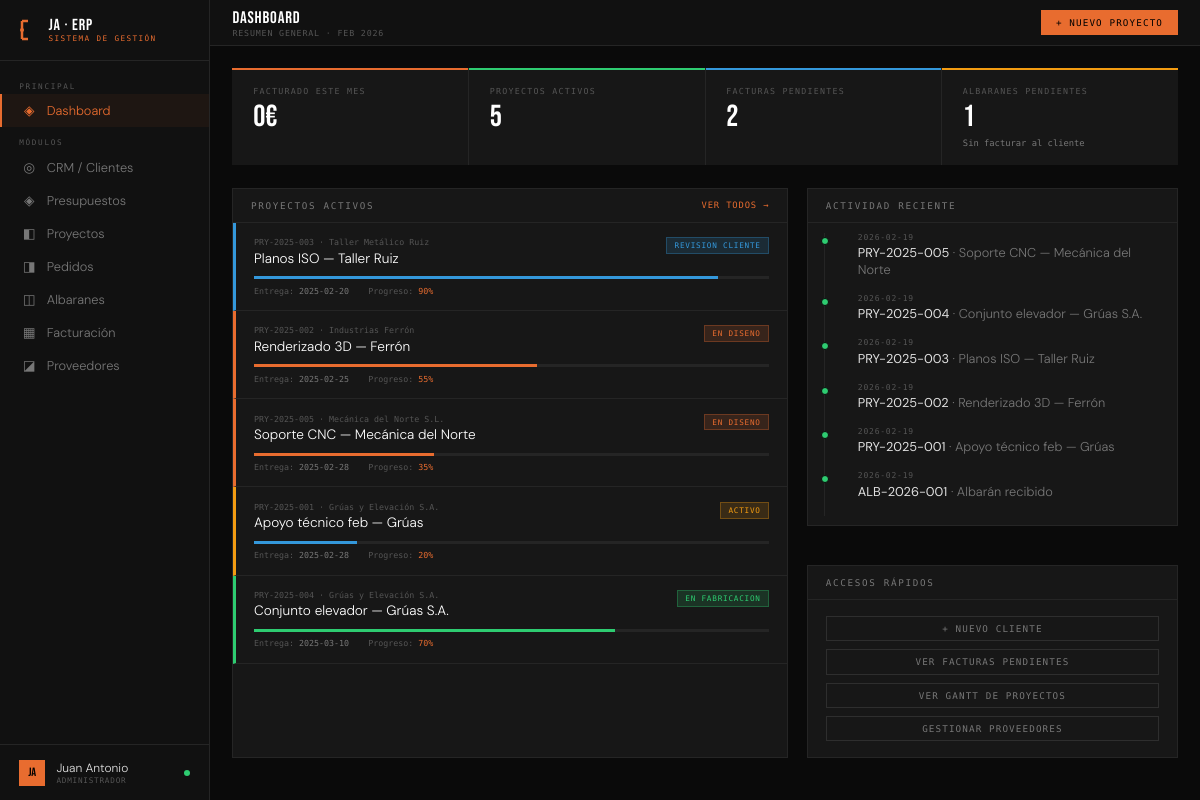
/dashboard, run on the app's committed database.
### tables this page shows
CREATE TABLE proyectos (
        id INTEGER PRIMARY KEY AUTOINCREMENT,
        cliente_id INTEGER, presupuesto_id INTEGER,
        referencia TEXT UNIQUE, nombre TEXT NOT NULL,
        servicio TEXT, estado TEXT DEFAULT 'en_diseno',
        progreso INTEGER DEFAULT 0,
        fecha_inicio TEXT, fecha_entrega TEXT,
        importe REAL DEFAULT 0,
        horas_estimadas REAL DEFAULT 0,
        notas TEXT,
        fecha_creacion TEXT DEFAULT CURRENT_DATE,
        FOREIGN KEY (cliente_id) REFERENCES clientes(id),
        FOREIGN KEY (presupuesto_id) REFERENCES presupuestos(id));

CREATE TABLE clientes (
        id INTEGER PRIMARY KEY AUTOINCREMENT,
        nombre TEXT NOT NULL, empresa TEXT, email TEXT, telefono TEXT,
        sector TEXT, estado TEXT DEFAULT 'lead', notas TEXT,
        fecha_alta TEXT DEFAULT CURRENT_DATE);

### app.py (the view)
@app.route('/dashboard')
def dashboard():
    conn = get_db()
    stats = {
        'clientes_activos': conn.execute("SELECT COUNT(*) FROM clientes WHERE estado='activo'").fetchone()[0],
        'proyectos_activos': conn.execute("SELECT COUNT(*) FROM proyectos WHERE estado NOT IN ('entregado','cancelado')").fetchone()[0],
        'albaranes_pendientes': conn.execute("SELECT COUNT(*) FROM albaranes WHERE estado='no_facturado'").fetchone()[0],
        'facturas_pendientes': conn.execute("SELECT COUNT(*) FROM facturas WHERE estado='pendiente'").fetchone()[0],
        'facturado_mes': conn.execute("SELECT COALESCE(SUM(base),0) FROM facturas WHERE strftime('%Y-%m',fecha_emision)=strftime('%Y-%m','now')").fetchone()[0],
    }
    proyectos = conn.execute('''SELECT p.*, c.nombre as cliente_nombre, c.empresa as cliente_empresa
        FROM proyectos p JOIN clientes c ON c.id=p.cliente_id
        WHERE p.estado NOT IN ('entregado','cancelado') ORDER BY p.fecha_entrega LIMIT 5''').fetchall()
    actividad = conn.execute('''
        SELECT 'factura' as tipo, numero as ref, fecha_emision as fecha, concepto as texto FROM facturas
        UNION ALL
        SELECT 'proyecto', referencia, fecha_creacion, nombre FROM proyectos
        UNION ALL
        SELECT 'albaran', numero, fecha_recepcion, 'Albarán recibido' FROM albaranes
        ORDER BY fecha DESC LIMIT 6''').fetchall()
    conn.close()
    return render_template('dashboard.html', stats=stats, proyectos=proyectos, actividad=actividad)

### app.py (called while the page is built)
def get_db():
    conn = sqlite3.connect(DB)
    conn.row_factory = sqlite3.Row
    return conn

@app.context_processor
def inject_globals():
    return {
        'today': date.today().isoformat(),
        'now': datetime.now().strftime('%b %Y'),
        'request': request,
    }

### templates/dashboard.html (shortened to what this page needs)
{% extends "base.html" %}
{% block topbar %}
<div><div class="topbar-title">DASHBOARD</div><div class="topbar-sub">Resumen general · {{ now }}</div></div>
<div class="topbar-right"><a href="/proyecto/nuevo" class="btn btn-primary">+ Nuevo proyecto</a></div>
{% endblock %}
{% block content %}
<div class="kpi-row">
  <div class="kpi orange"><div class="kpi-label">Facturado este mes</div><div class="kpi-value">{{ "%.0f"|format(stats.facturado_mes) }}€</div></div>
  <div class="kpi green"><div class="kpi-label">Proyectos activos</div><div class="kpi-value">{{ stats.proyectos_activos }}</div></div>
  <div class="kpi blue"><div class="kpi-label">Facturas pendientes</div><div class="kpi-value">{{ stats.facturas_pendientes }}</div></div>
  <div class="kpi yellow"><div class="kpi-label">Albaranes pendientes</div><div class="kpi-value">{{ stats.albaranes_pendientes }}</div><div class="kpi-sub">Sin facturar al cliente</div></div>
</div>
<div class="grid-60-40">
  <div class="panel">
    <div class="panel-header"><span class="panel-title">Proyectos activos</span><a href="/proyectos" class="panel-action">Ver todos →</a></div>
    <div style="padding:0">
      {% for p in proyectos %}
      <a href="/proyecto/{{ p.id }}" style="text-decoration:none;display:block">
        <div style="padding:.9rem 1.1rem;border-bottom:1px solid var(--border);border-left:3px solid {% if p.estado=='en_diseno' %}var(--accent){% elif p.estado=='en_fabricacion' %}var(--green){% elif p.estado=='revision_cliente' %}var(--blue){% else %}var(--yellow){% endif %};transition:background .15s" onmouseover="this.style.background='rgba(255,255,255,.02)'" onmouseout="this.style.background=''">
          <div style="display:flex;justify-content:space-between;align-items:flex-start">
            <div>
              <div style="font-family:var(--mono);font-size:.52rem;color:var(--muted)">{{ p.referencia }} · {{ p.cliente_empresa or p.cliente_nombre }}</div>
              <div style="font-size:.85rem;color:#fff;margin-top:.15rem">{{ p.nombre }}</div>
            </div>
            <span class="badge {% if p.estado=='en_diseno' %}badge-orange{% elif p.estado=='en_fabricacion' %}badge-green{% elif p.estado=='revision_cliente' %}badge-blue{% else %}badge-yellow{% endif %}">
              {{ p.estado|replace('_',' ') }}
            </span>
          </div>
          <div style="background:var(--border);height:3px;margin-top:.6rem"><div style="height:3px;background:{% if p.estado=='en_diseno' %}var(--accent){% elif p.estado=='en_fabricacion' %}var(--green){% else %}var(--blue){% endif %};width:{{ p.progreso }}%"></div></div>
          <div style="display:flex;gap:1.2rem;margin-top:.4rem">
            <span style="font-family:var(--mono);font-size:.52rem;color:var(--muted)">Entrega: <span style="color:var(--muted2)">{{ p.fecha_entrega }}</span></span>
            <span style="font-family:var(--mono);font-size:.52rem;color:var(--muted)">Progreso: <span style="color:var(--accent)">{{ p.progreso }}%</span></span>
          </div>
        </div>
      </a>
      {% endfor %}
    </div>
  </div>
  <div style="display:flex;flex-direction:column;gap:1.2rem">
    <div class="panel">
      <div class="panel-header"><span class="panel-title">Actividad reciente</span></div>
      <div class="panel-body" style="padding:.6rem 1rem">
        <div class="timeline">
          {% for a in actividad %}
          <div class="tl-item">
            <div class="tl-dot {% if a.tipo=='factura' %}orange{% else %}green{% endif %}"></div>
            <div class="tl-date">{{ a.fecha }}</div>
            <div class="tl-text"><strong>{{ a.ref }}</strong> · {{ a.texto[:50] }}{% if a.texto|length > 50 %}...{% endif %}</div>
          </div>
          {% endfor %}
        </div>
      </div>
    </div>
    <div class="panel">
      <div class="panel-header"><span class="panel-title">Accesos rápidos</span></div>
      <div class="panel-body" style="display:flex;flex-direction:column;gap:.5rem">
        <a href="/cliente/nuevo" class="btn" style="text-align:center">+ Nuevo cliente</a>
        <a href="/facturacion" class="btn" style="text-align:center">Ver facturas pendientes</a>
        <a href="/proyectos" class="btn" style="text-align:center">Ver Gantt de proyectos</a>
        <a href="/proveedores" class="btn" style="text-align:center">Gestionar proveedores</a>
      </div>
    </div>
  </div>
</div>
{% endblock %}

### templates/base.html (style rules this page uses)
:root { --bg:#0a0a0a;--surface:#111;--panel:#171717;--card:#1e1e1e; --border:#252525;--border2:#2e2e2e; --accent:#e86c2f;--accent2:#f0a500; --green:#2ecc71;--red:#e74c3c;--blue:#3498db;--yellow:#f39c12; --text:#e0e0e0;--muted:#555;--muted2:#777; --mono:'Share Tech Mono',monospace;--display:'Bebas Neue',sans-serif;--body:'DM Sans',sans-serif; }
*,*::before,*::after { box-sizing:border-box;margin:0;padding:0; }
html,body { height:100%;overflow:hidden; }
body { background:var(--bg);color:var(--text);font-family:var(--body);font-weight:300;display:flex; }
.topbar-title { font-family:var(--display);font-size:1.05rem;letter-spacing:.05em;color:#fff; }
.topbar-sub { font-family:var(--mono);font-size:.52rem;color:var(--muted);letter-spacing:.1em;text-transform:uppercase; }
.topbar-right { margin-left:auto;display:flex;align-items:center;gap:.6rem; }
.btn { font-family:var(--mono);font-size:.58rem;letter-spacing:.12em;text-transform:uppercase;padding:.38rem .85rem;border:1px solid var(--border2);background:transparent;color:var(--muted2);cursor:pointer;transition:all .15s;text-decoration:none;display:inline-block; }
.btn-primary { background:var(--accent);border-color:var(--accent);color:#000; }
.kpi-row { display:grid;grid-template-columns:repeat(4,1fr);gap:1px;background:var(--border);margin-bottom:1.4rem; }
.kpi { background:var(--panel);padding:1.1rem 1.3rem;position:relative;overflow:hidden; }
.kpi::before { content:'';position:absolute;top:0;left:0;right:0;height:2px; }
.kpi.orange::before { background:var(--accent); }
.kpi.green::before { background:var(--green); }
.kpi.blue::before { background:var(--blue); }
.kpi.yellow::before { background:var(--yellow); }
.kpi-label { font-family:var(--mono);font-size:.52rem;letter-spacing:.15em;color:var(--muted);text-transform:uppercase;margin-bottom:.4rem; }
.kpi-value { font-family:var(--display);font-size:1.9rem;color:#fff;line-height:1; }
.kpi-sub { font-family:var(--mono);font-size:.55rem;color:var(--muted2);margin-top:.3rem; }
.panel { background:var(--panel);border:1px solid var(--border);margin-bottom:1.2rem; }
.panel-header { padding:.7rem 1.1rem;border-bottom:1px solid var(--border);display:flex;align-items:center;justify-content:space-between;gap:1rem; }
.panel-title { font-family:var(--mono);font-size:.58rem;letter-spacing:.18em;text-transform:uppercase;color:var(--muted2); }
.panel-action { font-family:var(--mono);font-size:.55rem;letter-spacing:.1em;color:var(--accent);cursor:pointer;text-transform:uppercase;background:none;border:none;text-decoration:none; }
.panel-body { padding:1rem 1.1rem; }
.badge { font-family:var(--mono);font-size:.48rem;letter-spacing:.1em;text-transform:uppercase;padding:.18rem .48rem;display:inline-block; }
.badge-green { background:rgba(46,204,113,.15);color:var(--green);border:1px solid rgba(46,204,113,.3); }
.badge-orange { background:rgba(232,108,47,.15);color:var(--accent);border:1px solid rgba(232,108,47,.3); }
.badge-yellow { background:rgba(243,156,18,.15);color:var(--yellow);border:1px solid rgba(243,156,18,.3); }
.badge-blue { background:rgba(52,152,219,.15);color:var(--blue);border:1px solid rgba(52,152,219,.3); }
.timeline { position:relative;padding-left:1.1rem; }
.timeline::before { content:'';position:absolute;left:0;top:0;bottom:0;width:1px;background:var(--border); }
.tl-item { position:relative;padding:0 0 1rem 1rem; }
.tl-dot { position:absolute;left:-1.28rem;top:.25rem;width:8px;height:8px;border-radius:50%;border:1px solid var(--bg); }
.tl-dot.green { background:var(--green); }
.tl-date { font-family:var(--mono);font-size:.5rem;color:var(--muted);letter-spacing:.1em;margin-bottom:.15rem; }
.tl-text { font-size:.8rem;color:var(--muted2); }
.tl-text strong { color:var(--text);font-weight:400; }
.grid-60-40 { display:grid;grid-template-columns:1.5fr 1fr;gap:1.2rem; }

### data on the page
proyectos: referencia "PRY-2025-003", empresa "Taller Metálico Ruiz", nombre "Planos ISO — Taller Ruiz", estado "REVISION CLIENTE", fecha_entrega "2025-02-20", progreso "90", fecha "2026-02-19", ref "PRY-2025-003"
proyectos: referencia "PRY-2025-002", empresa "Industrias Ferrón", nombre "Renderizado 3D — Ferrón", estado "EN DISENO", fecha_entrega "2025-02-25", progreso "55", fecha "2026-02-19", ref "PRY-2025-002"
proyectos: referencia "PRY-2025-005", empresa "Mecánica del Norte S.L.", nombre "Soporte CNC — Mecánica del Norte", estado "EN DISENO", fecha_entrega "2025-02-28", progreso "35", fecha "2026-02-19", ref "PRY-2025-005"
proyectos: referencia "PRY-2025-001", empresa "Grúas y Elevación S.A.", nombre "Apoyo técnico feb — Grúas", estado "ACTIVO", fecha_entrega "2025-02-28", progreso "20", fecha "2026-02-19", ref "PRY-2025-001"
proyectos: referencia "PRY-2025-004", empresa "Grúas y Elevación S.A.", nombre "Conjunto elevador — Grúas S.A.", estado "EN FABRICACION", fecha_entrega "2025-03-10", progreso "70", fecha "2026-02-19", ref "PRY-2025-004"

### other printed values
{{ "%.0f"|format(stats.facturado_mes) }} "0"
{{ stats.proyectos_activos }} "5"
{{ stats.facturas_pendientes }} "2"
{{ stats.albaranes_pendientes }} "1"
{{ a.fecha }} "2026-02-19"
{{ a.ref }} "ALB-2026-001"
{{ a.texto[:50] }} "Albarán recibido"
